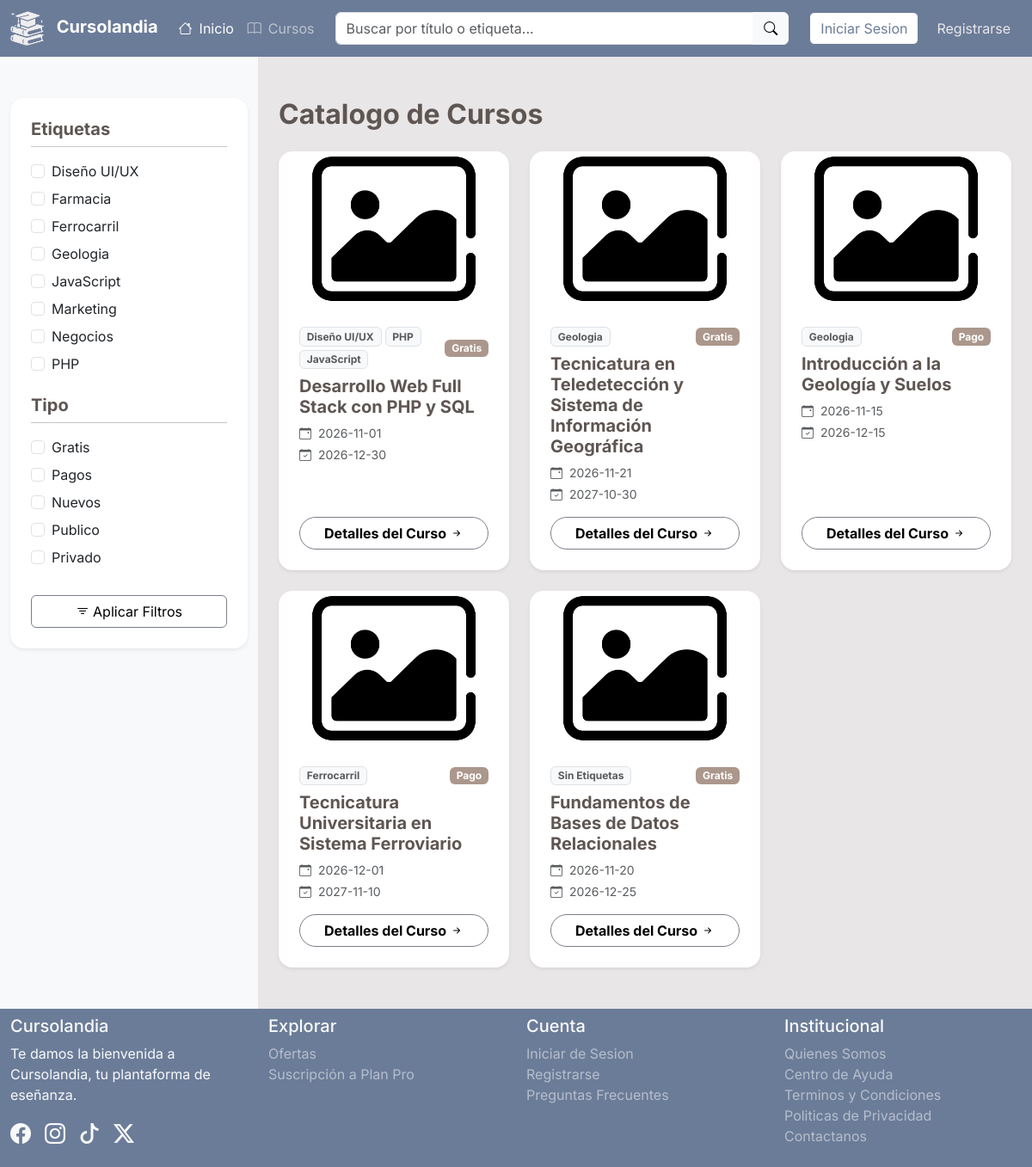
The page /Interfaz/Cursos/catalogo.php on the database its author committed.
### tables this page shows
CREATE TABLE Etiquetas (
    E_ID INT AUTO_INCREMENT NOT NULL PRIMARY KEY,
    E_Nombre VARCHAR(50) NOT NULL UNIQUE
);

CREATE TABLE Cursos (
    C_ID INT AUTO_INCREMENT NOT NULL,
    U_ID_Crea INT NOT NULL,
    C_Titulo VARCHAR (150) NOT NULL,
    C_Descripcion TEXT NOT NULL,
    C_Costo DECIMAL(10, 2) DEFAULT NULL,
    C_Cupos INT DEFAULT NULL,
    C_FDInicio DATE NOT NULL,
    C_FDFin DATE NOT NULL,
    C_Img VARCHAR(255) DEFAULT 'imgcurso_pordefecto.png',
    C_Acceso ENUM('Publico','Privado') NOT NULL DEFAULT 'Publico',
    PRIMARY KEY (C_ID),
    CONSTRAINT FK_U_ID_Crea FOREIGN KEY (U_ID_Crea) REFERENCES Usuarios(U_ID) ON DELETE CASCADE,
    CONSTRAINT chk_C_Costo CHECK (C_Costo IS NULL OR C_Costo >= 0),
    CONSTRAINT chk_C_Cupos CHECK (C_Cupos IS NULL OR C_Cupos >= 0),
    CONSTRAINT chk_C_Fechas CHECK (C_FDInicio <= C_FDFin)
);

### Persistencia/Consultas/EtiquetaBD.php (called while the page is built, shortened)
<?php
    require_once RUTA_BASE . "/Logica/Etiqueta.php";
    class EtiquetaBD {
        public function listar_etiquetas () {
            $lista_e = array();
            include RUTA_BASE . "/Persistencia/conexion.php";
            $qry = "SELECT * FROM Etiquetas";
            $result = mysqli_query($conexion,$qry);
            while ($fila = mysqli_fetch_array($result)) {
                $e = new Etiqueta ($fila[1],$fila[0]);
                $lista_e[] = $e;
            }
            return $lista_e;
        }
    }
?>

### Logica/Etiqueta.php (called while the page is built, shortened)
<?php
    class Etiqueta {
        public function __construct ($nombre, $id = null) {
            $this -> nombre = $nombre;
            $this -> id = $id;
        }
        public function __get ($var) {
            return $this -> $var;
        }
    }
?>

### Persistencia/Consultas/CursoBD.php (called while the page is built, shortened)
<?php
    class CursoBD {
        public function listar_cursos ($f_etiquetas = array(), $f_gratis = 0, $f_pagos = 0,
            $f_nuevos = 0, $f_publicos = 0, $f_privados = 0) {
            $condiciones = "WHERE 1=1";
            $lista = array();
            $order = ($f_nuevos == 1) ? "ORDER BY C_ID DESC" : "";
            $qry = "
                SELECT Cursos.*, U_Nom, U_Ape,
                GROUP_CONCAT(E_Nombre SEPARATOR ', ') AS Etiquetas
                FROM Cursos INNER JOIN Usuarios ON U_ID_Crea = U_ID
                LEFT JOIN Tiene ON C_ID = C_ID_Tiene
                LEFT JOIN Etiquetas ON E_ID_Tiene = E_ID
                $condiciones
                GROUP BY Cursos.C_ID
                $order
            ";
            include RUTA_BASE . "/Persistencia/conexion.php";
            $result = mysqli_query($conexion,$qry);
            while ($fila = mysqli_fetch_array($result)) {
                $lista[] = $fila;
            }
            return $lista;
        }
    }
?>

### Interfaz/Cursos/catalogo.php (the view, shortened to what this page needs)
<?php
    include RUTA_BASE . '/Interfaz/Incluidos/cabecera.php';
    require_once RUTA_BASE . '/Persistencia/Consultas/EtiquetaBD.php';
    require_once RUTA_BASE . '/Persistencia/Consultas/CursoBD.php';
    extract($_POST);
    extract($_GET);
    $ebdd = new EtiquetaBD();
    $cbdd = new CursoBD();
    $lista_e = $ebdd -> listar_etiquetas();
    if (isset($buscar) && $buscar != "") {
        $lista_c = $cbdd -> buscar_curso($buscar);
        if (count($lista_c) == 0) {
            $mensaje_e = "No se encontro ningun elemento con esa palabra ingresada.";
        } else {
            $mensaje_e = "Elementos encontrados: " . count($lista_c);
        }
    } else {
        $lista_c = $cbdd -> listar_cursos();
    }
?>
<main>
    <section class="container-fluid">
        <div class="row">
            <div class="d-none d-lg-block col-lg-3 bg-light py-5">
                <div class="card bg-white rounded-4 border-0 shadow-sm p-4">
                    <form action="catalogo.php" method="POST" name="fpcfiltros">
                        <h5 class="mi-color-text fw-bold border-bottom border-secondary-subtle pb-2 mb-3">Etiquetas</h5>
                        <?php foreach($lista_e as $e):?>
                            <div class="form-check mb-2">
                                <input type='checkbox' name='etiquetas[]' id='<?php echo "etiq_pc_{$e->id}"; ?>' class='form-check-input' value='<?php echo $e->id; ?>'>
                                <label for='<?php echo "etiq_pc_{$e->id}"; ?>' class='form-check-label'><?php echo $e->nombre ;?></label>
                            </div>
                        <?php endforeach; ?>
                        <h5 class="mi-color-text fw-bold border-bottom border-secondary-subtle pb-2 mb-3 mt-4">Tipo</h5>
                        <div class="form-check mb-2">
                            <input type="checkbox" class="form-check-input" name="checkgratis" id="checkgratispc">
                            <label for="checkgratispc">Gratis</label>
                        </div>
                        <div class="form-check mb-2">
                            <input type="checkbox" class="form-check-input" name="checkpagos" id="checkpagospc">
                            <label for="checkpagospc">Pagos</label>
                        </div>
                        <div class="form-check mb-2">
                            <input type="checkbox" class="form-check-input" name="checknuevos" id="checknuevospc">
                            <label for="checknuevospc">Nuevos</label>
                        </div>
                        <div class="form-check mb-2">
                            <input type="checkbox" class="form-check-input" name="checkpublicos" id="checkpublicospc">
                            <label for="checkpublicospc">Publico</label>
                        </div>
                        <div class="form-check mb-2">
                            <input type="checkbox" class="form-check-input" name="checkprivados" id="checkprivadospc">
                            <label for="checkprivadospc">Privado</label>
                        </div>
                        <button type="submit" name="aplicar_f" value="1" class="btn mis-btnes-sinbg text-light w-100 mt-4"><i class="bi bi-filter me-1"></i>Aplicar Filtros</button>
                    </form>
                </div>
            </div>
            <div class="col-12 col-lg-9 py-5 px-4">
                <h2 class="mi-color-text fw-bold mb-4">Catalogo de Cursos</h2>
                <div class="row g-4">
                    <?php foreach ($lista_c as $c) :?>
                        <div class="col-12 col-md-6 col-lg-4">
                            <div class='card h-100 shadow-sm border-0 rounded-4'>
                                <?php if ($c["C_Img"] == "imgcurso_pordefecto.png"):?>
                                    <img src='<?php echo URL_BASE . "/Interfaz/Activos/imgcurso_pordefecto.png"; ?>' alt='' class='card-img-top rounded-top-4' style='height: 180px; object-fit: cover;'>
                                <?php else: ?>
                                    <img src='<?php echo URL_BASE . "/Subidos/Img/Cursos/" . $c["C_Img"];?>' alt='' class='card-img-top rounded-top-4' style='height: 180px; object-fit: cover;'>
                                <?php endif; ?>
                                <div class='card-body d-flex flex-column p-4'>
                                    <div class='d-flex justify-content-between align-items-center mb-2'>
                                        <div class="d-flex flex-wrap gap-1">
                                            <?php
                                                if (!empty($c["Etiquetas"])) {
                                                    $lista_e = explode(", ",$c["Etiquetas"]);
                                                    foreach ($lista_e as $e) {
                                                        echo "<span class='badge text-bg-light border text-muted'>{$e}</span>";
                                                    }
                                                } else {
                                                    echo "<span class='badge text-bg-light border text-muted'>Sin Etiquetas</span>";
                                                }
                                            ?>
                                        </div>
                                        <?php if ($c["C_Costo"] > 0):?>
                                        <span class='badge mi-bg-bronce'>Pago</span>
                                        <?php else: ?>
                                        <span class='badge mi-bg-bronce'>Gratis</span>
                                        <?php endif; ?>
                                    </div>
                                    <h5 class='card-title fw-bold mi-color-text mb-2'><?php echo $c["C_Titulo"];?></h5>
                                    <p class='text-muted small mb-1'>
                                        <i class='bi bi-calendar-event me-1'></i> <?php echo $c["C_FDInicio"];?>
                                    </p>
                                    <p class='text-muted small mb-3'>
                                        <i class='bi bi-calendar-check me-1'></i> <?php echo $c["C_FDFin"];?>
                                    </p>
                                    <a href='<?php echo URL_BASE; ?>/Interfaz/Cursos/detalles_c.php?id_c=<?php echo $c["C_ID"]; ?>' class='btn mis-btnes-sinbg rounded-pill w-100 mt-auto fw-bold'>
                                        Detalles del Curso <i class='bi bi-arrow-right-short'></i>
                                    </a>
                                </div>
                            </div>
                        </div>
                    <?php endforeach; ?>
                </div>
            </div>
        </div>
    </section>
</main>
<?php
include RUTA_BASE . '/Interfaz/Incluidos/pie.php';
?>

### Interfaz/Activos/curstyles.css (style rules this page uses)
body { background-color: #E9E6E7; font-family: 'Inter', sans-serif; }
.mi-bg-bronce { background-color: #AB978C; }
.mi-color-text { color: #5E5653; }
.mis-btnes-sinbg { background-color: transparent !important; border: 1px solid #7B7F8A !important; color: #000000 !important; }

### rows shown on the page
etiquetas: E_Nombre "Diseño UI/UX"
etiquetas: E_Nombre "Farmacia"
etiquetas: E_Nombre "Ferrocarril"
etiquetas: E_Nombre "Geologia"
etiquetas: E_Nombre "JavaScript"
etiquetas: E_Nombre "Marketing"
etiquetas: E_Nombre "Negocios"
etiquetas: E_Nombre "PHP"
cursos: e "Diseño UI/UX", e "PHP", e "JavaScript", C_Costo "Gratis", C_Titulo "Desarrollo Web Full Stack con PHP y SQL", C_FDInicio "2026-11-01", C_FDFin "2026-12-30"
cursos: e "Geologia", C_Costo "Gratis", C_Titulo "Tecnicatura en Teledetección y Sistema de Información Geográfica", C_FDInicio "2026-11-21", C_FDFin "2027-10-30"
cursos: e "Geologia", C_Costo "Pago", C_Titulo "Introducción a la Geología y Suelos", C_FDInicio "2026-11-15", C_FDFin "2026-12-15"
cursos: e "Ferrocarril", C_Costo "Pago", C_Titulo "Tecnicatura Universitaria en Sistema Ferroviario", C_FDInicio "2026-12-01", C_FDFin "2027-11-10"
cursos: shows "Sin Etiquetas", C_Costo "Gratis", C_Titulo "Fundamentos de Bases de Datos Relacionales", C_FDInicio "2026-11-20", C_FDFin "2026-12-25"
